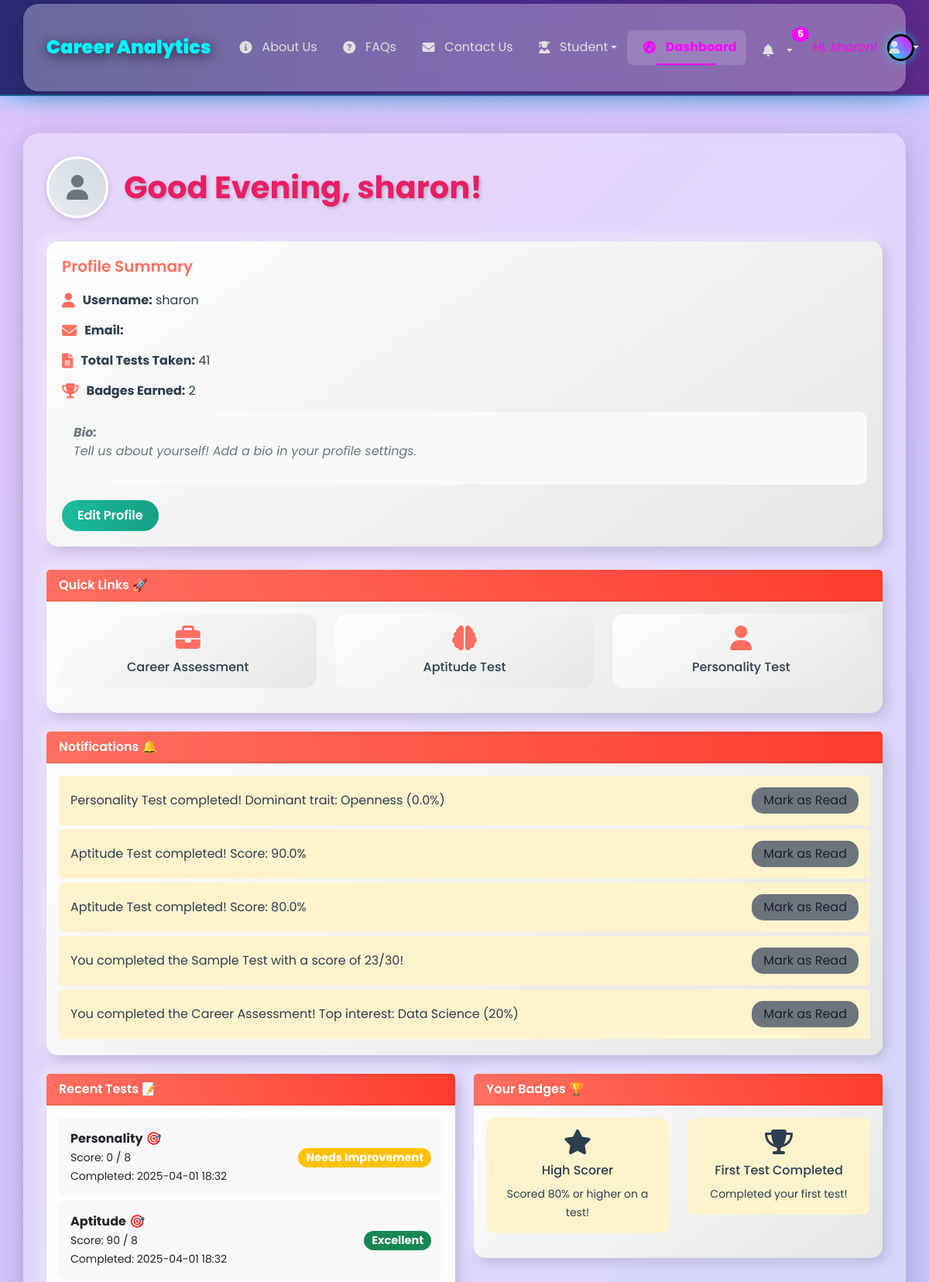
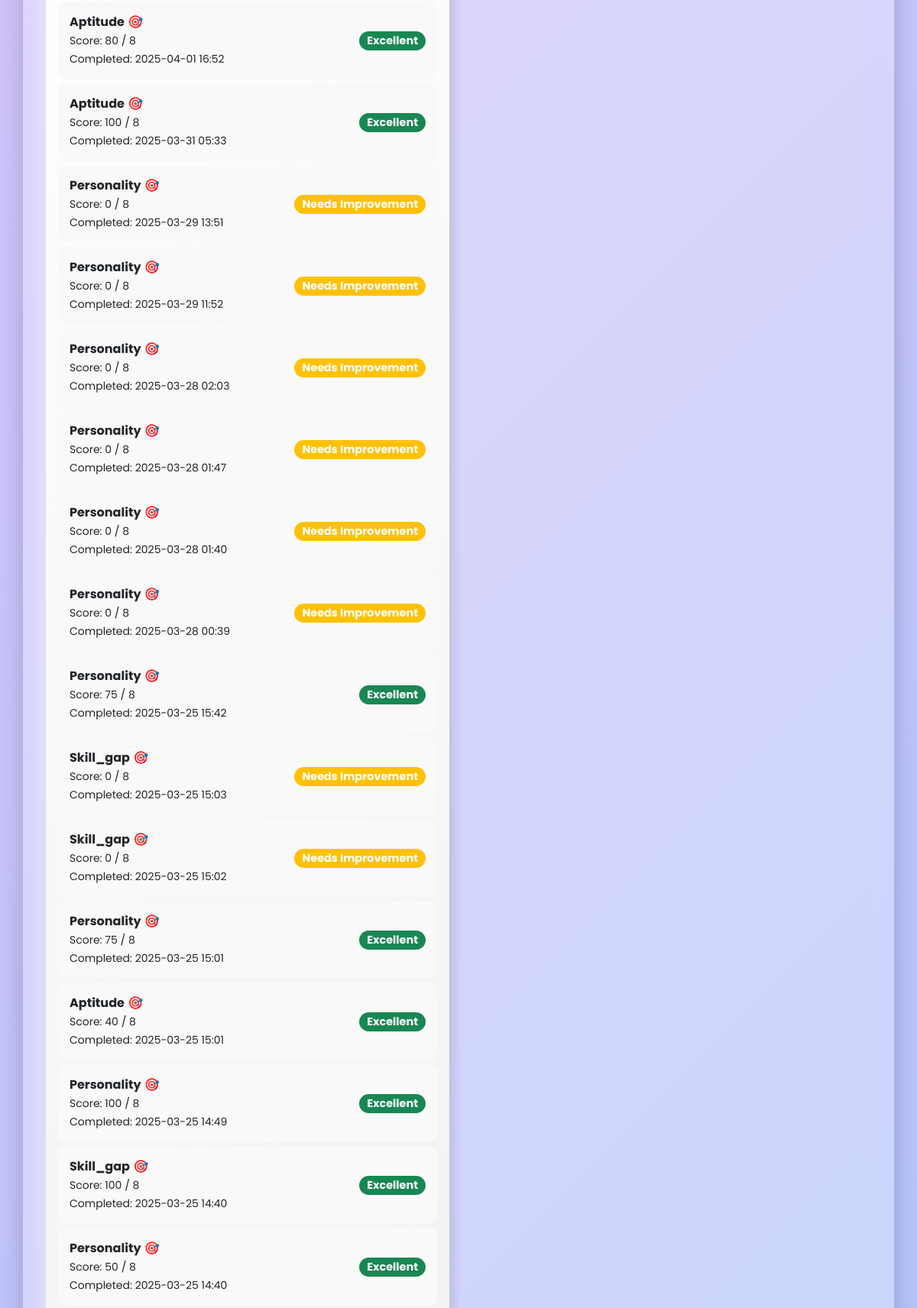
Page /dashboard (signed in, upper part) on the committed database (2 pictures, top to bottom).
### app.py (models this page shows)
class User(UserMixin, db.Model):
    id = db.Column(db.Integer, primary_key=True)
    username = db.Column(db.String(150), unique=True, nullable=False)
    password = db.Column(db.String(150), nullable=False)
    email = db.Column(db.String(150), unique=True, nullable=True)
    animations_enabled = db.Column(db.Boolean, default=True, nullable=False)
    tests = db.relationship('TestResult', backref='user', lazy=True)
    badges = db.relationship('Badge', backref='user', lazy=True)
    notifications = db.relationship('Notification', backref='user', lazy=True)

class Notification(db.Model):
    id = db.Column(db.Integer, primary_key=True)
    user_id = db.Column(db.Integer, db.ForeignKey('user.id'), nullable=False)
    message = db.Column(db.String(200), nullable=False)
    type = db.Column(db.String(50), nullable=False)
    is_read = db.Column(db.Boolean, default=False)
    date = db.Column(db.DateTime, default=lambda: datetime.now(timezone.utc))

class TestResult(db.Model):
    id = db.Column(db.Integer, primary_key=True)
    user_id = db.Column(db.Integer, db.ForeignKey('user.id'), nullable=False)
    test_type = db.Column(db.String(50), nullable=False)
    score = db.Column(db.Float, nullable=False)
    time_spent = db.Column(db.Integer, nullable=True)
    details = db.Column(db.Text, nullable=True)
    completed_at = db.Column(db.DateTime, default=lambda: datetime.now(timezone.utc))

class Badge(db.Model):
    id = db.Column(db.Integer, primary_key=True)
    user_id = db.Column(db.Integer, db.ForeignKey('user.id'), nullable=False)
    name = db.Column(db.String(100), nullable=False)
    description = db.Column(db.String(200), nullable=False)
    icon = db.Column(db.String(50), nullable=False)
    date_earned = db.Column(db.DateTime, default=lambda: datetime.now(timezone.utc))

### app.py (the view)
@app.route('/dashboard')
@login_required
def dashboard():
    tests = TestResult.query.filter_by(user_id=current_user.id).order_by(TestResult.completed_at.desc()).all()
    badges = Badge.query.filter_by(user_id=current_user.id).order_by(Badge.date_earned.desc()).limit(5).all()
    notifications = Notification.query.filter_by(user_id=current_user.id, is_read=False).order_by(Notification.date.desc()).limit(5).all()
    completed_tests = session.get('completed_tests', [t.test_type for t in tests])
    test_results = session.get('test_results', {})
    for test in tests:
        if test.test_type not in test_results:
            test_results[test.test_type] = {'score': test.score}
    session['test_results'] = test_results
    test_labels = [test.completed_at.strftime('%Y-%m-%d') for test in tests]
    test_scores = [test.score for test in tests]
    recent_tests = [t for t in tests if t.test_type in ['aptitude', 'personality', 'skill_gap']]
    max_score = 10  # Adjust based on your scoring system
    recommendation = "Take more tests to improve your skills!" if len(recent_tests) < 3 else "Great job! Consider exploring career matches."
    return render_template('dashboard.html',
                          user=current_user,
                          tests=tests,
                          recent_tests=recent_tests,
                          badges=badges,
                          notifications=notifications,
                          completed_tests=completed_tests,
                          test_results=test_results,
                          test_labels=test_labels,
                          test_scores=test_scores,
                          max_score=max_score,
                          recommendation=recommendation,
                          active_page='dashboard')

### templates/dashboard.html (shortened to what this page needs)
{% extends "base.html" %}
{% block content %}
<div class="container mt-5 mb-5">
    <div class="dashboard-header-section">
        <a href="{{ url_for('profile') }}" class="user-avatar">
            {% if user.profile_image and user.profile_image != 'images/default_profile.jpg' %}
                <img src="{{ url_for('static', filename=user.profile_image) }}" alt="{{ user.username }}'s Profile Image">
            {% else %}
                <i class="fas fa-user"></i>
            {% endif %}
        </a>
        <h1 class="dashboard-header" id="greeting">Welcome, {{ user.username }}! 👋</h1>
    </div>
    <div class="profile-summary">
        <h5>Profile Summary</h5>
        <div class="summary-item">
            <i class="fas fa-user"></i>
            <span><strong>Username:</strong> {{ user.username }}</span>
        </div>
        <div class="summary-item">
            <i class="fas fa-envelope"></i>
            <span><strong>Email:</strong> {{ user.email }}</span>
        </div>
        <div class="summary-item">
            <i class="fas fa-file-alt"></i>
            <span><strong>Total Tests Taken:</strong> {{ recent_tests|length }}</span>
        </div>
        <div class="summary-item">
            <i class="fas fa-trophy"></i>
            <span><strong>Badges Earned:</strong> {{ badges|length }}</span>
        </div>
        <div class="bio">
            <strong>Bio:</strong>
            {% if user.bio and user.bio.strip() %}
                <p>{{ user.bio }}</p>
            {% else %}
                <p class="text-muted">Tell us about yourself! Add a bio in your profile settings.</p>
            {% endif %}
        </div>
        <a href="{{ url_for('profile') }}" class="btn btn-edit-profile">Edit Profile</a>
    </div>
    <div class="card mb-4">
        <div class="card-header">Quick Links 🚀</div>
        <div class="card-body">
            <div class="row">
                <div class="col-md-4 mb-3">
                    <div class="quick-link-card">
                        <i class="fas fa-briefcase"></i>
                        <div><a href="{{ url_for('career_assessment') }}">Career Assessment</a></div>
                    </div>
                </div>
                <div class="col-md-4 mb-3">
                    <div class="quick-link-card">
                        <i class="fas fa-brain"></i>
                        <div><a href="{{ url_for('test', type='aptitude') }}">Aptitude Test</a></div>
                    </div>
                </div>
                <div class="col-md-4 mb-3">
                    <div class="quick-link-card">
                        <i class="fas fa-user"></i>
                        <div><a href="{{ url_for('test', type='personality') }}">Personality Test</a></div>
                    </div>
                </div>
            </div>
        </div>
    </div>
    {% if notifications %}
        <div class="card mb-4">
            <div class="card-header">Notifications 🔔</div>
            <div class="card-body">
                <ul class="list-group list-group-flush">
                    {% for notification in notifications %}
                        <li class="list-group-item notification-item d-flex justify-content-between align-items-center" data-notification-id="{{ notification.id }}">
                            <span>{{ notification.message }}</span>
                            <button class="btn btn-mark-read mark-read" data-id="{{ notification.id }}">Mark as Read</button>
                        </li>
                    {% endfor %}
                </ul>
            </div>
        </div>
    {% endif %}
    <div class="row">
        <div class="col-md-6 mb-4">
            <div class="card" data-bs-toggle="tooltip" data-bs-placement="top" title="Take tests to track your progress!">
                <div class="card-header">Recent Tests 📝</div>
                <div class="card-body">
                    {% if recent_tests %}
                        <ul class="list-group list-group-flush">
                            {% for test in recent_tests %}
                                <li class="list-group-item">
                                    <div>
                                        <strong>{{ test.test_type | capitalize }}</strong> 🎯<br>
                                        <small>Score: {{ test.score }} / {{ 9 if test.test_type == 'sample' else 8 }}</small><br>
                                        <small>Completed: {{ test.completed_at.strftime('%Y-%m-%d %H:%M') }}</small>
                                    </div>
                                    <span class="badge score-badge bg-{{ 'success' if test.score >= 6 else 'warning' }} rounded-pill">
                                        {{ 'Excellent' if test.score >= 6 else 'Needs Improvement' }}
                                    </span>
                                </li>
                            {% endfor %}
                        </ul>
                    {% else %}
                        <p>No tests taken yet. Start your journey now! 🚀</p>
                        <a href="{{ url_for('test', type='sample') }}" class="btn btn-take-test">Take a Test</a>
                    {% endif %}
                </div>
            </div>
        </div>
        <div class="col-md-6 mb-4">
            <div class="card" data-bs-toggle="tooltip" data-bs-placement="top" title="Earn badges by completing tests and achieving milestones!">
                <div class="card-header">Your Badges 🏆</div>
                <div class="card-body">
                    {% if badges %}
                        <div class="row">
                            {% for badge in badges %}
                                <div class="col-6 mb-3">
                                    <div class="badge-item text-center">
                                        <i class="{{ badge.icon }} fa-2x"></i>
                                        <h6 class="mt-2">{{ badge.name }}</h6>
                                        <small>{{ badge.description }}</small>
                                    </div>
                                </div>
                            {% endfor %}
                        </div>
                    {% else %}
                        <p>No badges earned yet. Keep taking tests to earn some! 🌟</p>
                    {% endif %}
                </div>
            </div>
        </div>
    </div>
</div>
{% endblock %}

### templates/base.html (shortened to what this page needs)
<!DOCTYPE html>
<html lang="en">
<head>
    <link href="https://cdn.jsdelivr.net/npm/bootstrap@5.3.0/dist/css/bootstrap.min.css" rel="stylesheet">
    <link rel="stylesheet" href="{{ url_for('static', filename='css/main.css') }}">
    <link rel="stylesheet" href="https://cdnjs.cloudflare.com/ajax/libs/font-awesome/6.6.0/css/all.min.css">
    <link rel="stylesheet" href="https://cdn.jsdelivr.net/npm/bootstrap-icons@1.10.5/font/bootstrap-icons.css">
    <link rel="stylesheet" href="{{ url_for('static', filename='css/style.css') }}">
    <link rel="stylesheet" href="{{ url_for('static', filename='css/personality.css') }}">
</head>
<body class="{% if active_page == 'dashboard' %}dashboard-page{% endif %}">
    <nav class="navbar custom-navbar navbar-expand-lg navbar-dark fixed-top">
        <div class="container">
            <div class="navbar-brand-container">
                <a class="navbar-brand {% if active_page == 'index' %}active{% endif %}" href="{{ url_for('index') }}">Career Analytics</a>
            </div>
            <div class="collapse navbar-collapse" id="navbarNav">
                <ul class="navbar-nav ms-auto align-items-center">
                    <li class="nav-item">
                        <a class="nav-link {% if active_page == 'about' %}active{% endif %}" href="{{ url_for('about') }}"><i class="fas fa-info-circle"></i> About Us</a>
                    </li>
                    <li class="nav-item">
                        <a class="nav-link {% if active_page == 'faq' %}active{% endif %}" href="{{ url_for('faq') }}"><i class="fas fa-question-circle"></i> FAQs</a>
                    </li>
                    <li class="nav-item">
                        <a class="nav-link {% if active_page == 'contact' %}active{% endif %}" href="{{ url_for('contact') }}"><i class="fas fa-envelope"></i> Contact Us</a>
                    </li>
                    <li class="nav-item dropdown">
                        <a class="nav-link dropdown-toggle {% if active_page == 'student' %}active{% endif %}" href="#" id="studentDropdown" role="button"
                           data-bs-toggle="dropdown" aria-expanded="false">
                           <i class="fas fa-user-graduate"></i> Student
                        </a>
                    </li>
                    {% if current_user.is_authenticated %}
                        <li class="nav-item">
                            <a class="nav-link {% if active_page == 'dashboard' %}active{% endif %}" href="{{ url_for('dashboard') }}"><i class="fas fa-tachometer-alt"></i> Dashboard</a>
                        </li>
                        <li class="nav-item dropdown">
                            <a class="nav-link notification-bell dropdown-toggle" href="#" id="notificationDropdown" role="button"
                               data-bs-toggle="dropdown" aria-expanded="false">
                                <i class="fas fa-bell"></i>
                                {% set unread_count = notifications|selectattr('is_read', 'equalto', False)|list|length %}
                                {% if unread_count > 0 %}
                                    <span class="badge">{{ unread_count }}</span>
                                {% endif %}
                            </a>
                        </li>
                    {% endif %}
                    {% if current_user.is_authenticated %}
                        <li class="nav-item user-greeting">
                            <span class="nav-link">Hi, {{ current_user.username }}!</span>
                        </li>
                    {% endif %}
                    <li class="nav-item dropdown">
                        <a class="nav-link profile-icon dropdown-toggle" href="#" id="profileDropdown" role="button"
                           data-bs-toggle="dropdown" aria-expanded="false">
                            {% if current_user.is_authenticated and current_user.profile_image and current_user.profile_image != 'images/default_profile.jpg' %}
                                <img src="{{ url_for('static', filename=current_user.profile_image) }}" alt="Profile Image">
                            {% else %}
                                <i class="fas fa-user"></i>
                            {% endif %}
                        </a>
                    </li>
                </ul>
            </div>
        </div>
    </nav>
    {% block content %}{% endblock %}
</body>
</html>

### rows in the picture
User: username "sharon"
Notification: message "Personality Test completed! Dominant trait: Openness (0.0%)"
Notification: message "Aptitude Test completed! Score: 90.0%"
Notification: message "Aptitude Test completed! Score: 80.0%"
Notification: message "You completed the Sample Test with a score of 23/30!"
Notification: message "You completed the Career Assessment! Top interest: Data Science (20%)"
TestResult: test_type "Personality", score "0", test_type "8", completed_at "2025-04-01 18:32", score "Needs Improvement"
TestResult: test_type "Aptitude", score "90", test_type "8", completed_at "2025-04-01 18:32", score "Excellent"
TestResult: test_type "Aptitude", score "80", test_type "8", completed_at "2025-04-01 16:52", score "Excellent"
TestResult: test_type "Aptitude", score "100", test_type "8", completed_at "2025-03-31 05:33", score "Excellent"
TestResult: test_type "Personality", score "0", test_type "8", completed_at "2025-03-29 13:51", score "Needs Improvement"
TestResult: test_type "Personality", score "0", test_type "8", completed_at "2025-03-29 11:52", score "Needs Improvement"
TestResult: test_type "Personality", score "0", test_type "8", completed_at "2025-03-28 02:03", score "Needs Improvement"
TestResult: test_type "Personality", score "0", test_type "8", completed_at "2025-03-28 01:47", score "Needs Improvement"
TestResult: test_type "Personality", score "0", test_type "8", completed_at "2025-03-28 01:40", score "Needs Improvement"
TestResult: test_type "Personality", score "0", test_type "8", completed_at "2025-03-28 00:39", score "Needs Improvement"
TestResult: test_type "Personality", score "75", test_type "8", completed_at "2025-03-25 15:42", score "Excellent"
TestResult: test_type "Skill_gap", score "0", test_type "8", completed_at "2025-03-25 15:03", score "Needs Improvement"
TestResult: test_type "Skill_gap", score "0", test_type "8", completed_at "2025-03-25 15:02", score "Needs Improvement"
TestResult: test_type "Personality", score "75", test_type "8", completed_at "2025-03-25 15:01", score "Excellent"
TestResult: test_type "Aptitude", score "40", test_type "8", completed_at "2025-03-25 15:01", score "Excellent"
TestResult: test_type "Personality", score "100", test_type "8", completed_at "2025-03-25 14:49", score "Excellent"
TestResult: test_type "Skill_gap", score "100", test_type "8", completed_at "2025-03-25 14:40", score "Excellent"
TestResult: test_type "Personality", score "50", test_type "8", completed_at "2025-03-25 14:40", score "Excellent"
Badge: name "High Scorer", description "Scored 80% or higher on a test!"
Badge: name "First Test Completed", description "Completed your first test!"

### other values in the picture
{{ unread_count }} "5"
{{ recent_tests|length }} "41"
{{ badges|length }} "2"
